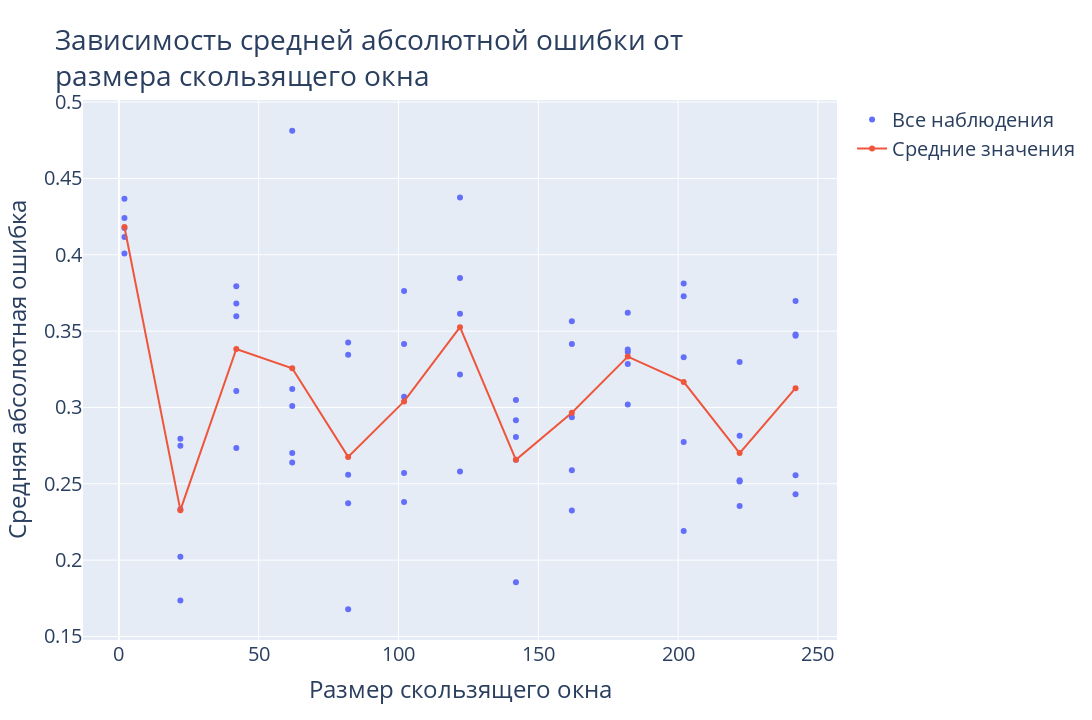

This figure's notebook cell:
### Code cell
# Plotting results
fig = go.Figure()
fig.add_trace(
    go.Scatter(x=all_sizes, y=all_mapes,
               name='Все наблюдения', mode='markers')
)
fig.add_trace(
    go.Scatter(x=window_sizes, y=mapes_mean,
               name='Средние значения', mode='lines+markers')
)
fig.update_layout(
    title='Зависимость средней абсолютной ошибки от<br>размера скользящего окна',
    font=dict(size=20),
    xaxis=dict(title='Размер скользящего окна'),
    yaxis=dict(title='Средняя абсолютная ошибка'),
    width=1280,
    height=720
)
fig.show()

### Figure 1 — Plotly figure (JSON) as saved in the notebook; plotly's stock layout.template omitted (floating-point values rounded to 4 significant figures)
{"data": [{"mode": "markers", "name": "Все наблюдения", "type": "scatter", "x": [2, 2, 2, 2, 2, 22, 22, 22, 22, 22, 42, 42, 42, 42, 42, 62, 62, 62, 62, 62, 82, 82, 82, 82, 82, 102, 102, 102, 102, 102, 122, 122, 122, 122, 122, 142, 142, 142, 142, 142, 162, 162, 162, 162, 162, 182, 182, 182, 182, 182, 202, 202, 202, 202, 202, 222, 222, 222, 222, 222, 242, 242, 242, 242, 242], "y": [0.4241, 0.4009, 0.4176, 0.4116, 0.4367, 0.2021, 0.2795, 0.1736, 0.275, 0.2334, 0.3794, 0.3108, 0.2734, 0.368, 0.3598, 0.2702, 0.4812, 0.264, 0.301, 0.3121, 0.3425, 0.2559, 0.2373, 0.3346, 0.1678, 0.307, 0.238, 0.2571, 0.3415, 0.3763, 0.4375, 0.3847, 0.3613, 0.3215, 0.258, 0.2916, 0.3049, 0.2807, 0.1856, 0.2657, 0.2325, 0.3415, 0.2936, 0.3565, 0.2588, 0.3363, 0.3019, 0.3284, 0.362, 0.3379, 0.3729, 0.2192, 0.3812, 0.2774, 0.3329, 0.2523, 0.2355, 0.3297, 0.2515, 0.2815, 0.3478, 0.3696, 0.3469, 0.2556, 0.2432]}, {"mode": "lines+markers", "name": "Средние значения", "type": "scatter", "x": [2, 22, 42, 62, 82, 102, 122, 142, 162, 182, 202, 222, 242], "y": [0.4182, 0.2327, 0.3383, 0.3257, 0.2676, 0.304, 0.3526, 0.2657, 0.2966, 0.3333, 0.3167, 0.2701, 0.3126]}], "layout": {"font": {"size": 20}, "height": 720, "title": {"text": "Зависимость средней абсолютной ошибки от<br>размера скользящего окна"}, "width": 1280, "xaxis": {"title": {"text": "Размер скользящего окна"}}, "yaxis": {"title": {"text": "Средняя абсолютная ошибка"}}}}
